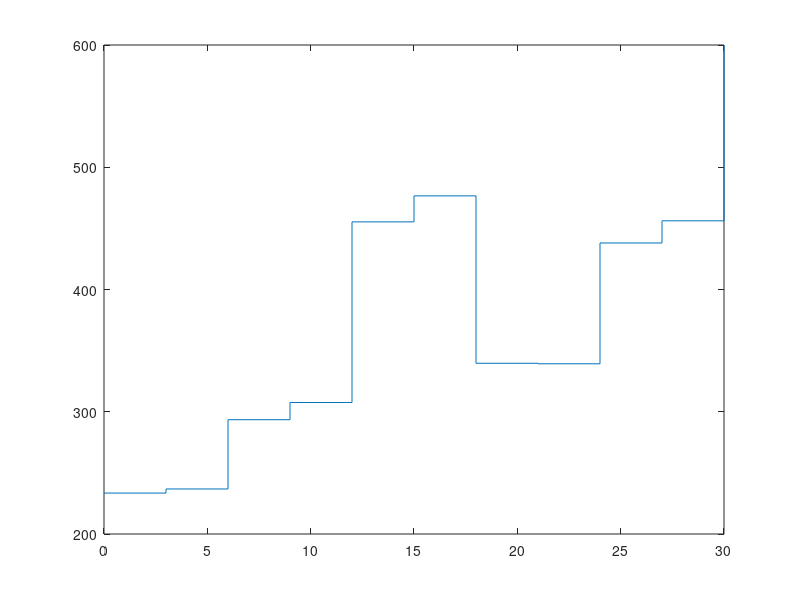

This chart was generated by the following MATLAB code: (Note: this script raises an error after producing the figure.)
clear;
clc;

% close all;
load('dpc_26_Intp_all.mat');
dpc = a(:,2,:);
DPC26 = reshape(dpc,26,33);
DPC26sz = size(DPC26);
DPC26sz1 = DPC26sz(1);

L = 10;
Err_min = 0.09;
% density
den = ones(1,L+1);
den = 1800*den;


% frequency
f = [7:1:39];

% H
for i=1:1:L
    H(i) = 3;
end

NNN = 1;
N_Samples = 50000

VsF = [];
Dpr = [];
JS_Samples = [];
while NNN<=N_Samples
% VS
V1 = 200*(1+0.3*rand);
V2 = 250*(1+0.3*rand);
V3 = 400*(1+0.3*rand);
V4 = 350*(1-0.1*rand);
V5 = 400*(1+0.2*rand);

% V1 = 200;
% V2 = 300;
% V3 = 350;
% V4 = 400;
% V5 = 300;

% V1 = 200;
% V2 = 250;
% V3 = 400;
% V4 = 350;
% V5 = 450;

VS = [   V1 V1*(1+0.05*rand) ...
         V2 V2*(1+0.05*rand) ...
         V3 V3*(1+0.05*rand) ...
         V4 V4*(1-0.05*rand) ...
         V5 V5*(1+0.1*rand) ...
         600];
     
for i=1:1:L
    H_all(i) = sum(H(1:i));
end

% figure()
stairs([0,H_all]',VS(1,1:end))


% VP
VP = VS*2;

% base mode of R waves
pvrl=calcbase(f,VS,H,VP,den);


 % judgement critera for pre-selection
        jc = mean(mean(abs(DPC26-pvrl)./DPC26));
        
        if jc<Err_min
        %         Layer_Config_Samples = [Layer_Config_Samples;Layer_config]
            VsF = [VsF;VS];
            Dpr =[Dpr;pvrl];
            JS_Samples = [JS_Samples;jc];
            NNN = NNN+1
%         else
%             contine
        end


% figure
% plot(f,pvrl)
% hold on
% % load('Disp_curve_exp.mat')
% load('dpc_26_Intp_all.mat')
% 
% b = a(12,:,:);
% b = reshape(b,2,33);
% scatter(b(1,:),b(2,:))
% legend('sim','exp')
end
